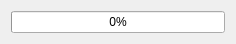
<?xml version="1.0" encoding="UTF-8"?>
<ui version="4.0">
 <class>Dialog</class>
 <widget class="QDialog" name="Dialog">
  <property name="geometry">
   <rect>
    <x>0</x>
    <y>0</y>
    <width>236</width>
    <height>30</height>
   </rect>
  </property>
  <property name="windowTitle">
   <string>Dialog</string>
  </property>
  <layout class="QVBoxLayout" name="verticalLayout">
   <item>
    <widget class="QProgressBar" name="progressBar">
     <property name="value">
      <number>0</number>
     </property>
    </widget>
   </item>
  </layout>
 </widget>
 <resources/>
 <connections/>
</ui>
